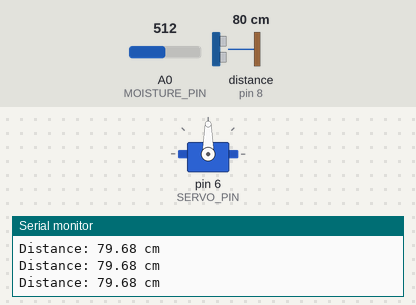
A sketch run on a simulated Arduino Uno, built with avr-gcc and run on an emulated ATmega328P. Shown: servo, the last lines printed to the serial monitor. Wiring (inferred from the names in the program): ultrasonic range finder: trigger pin 7; echo pin 8. Inputs (shaded band) come from the test bench; at power-on: distance to the obstacle (sensor on pin 8) 80 cm, A0 (MOISTURE_PIN) = 512. The echo pulse lasts 58.3 µs per cm.

Above: at 1.7 s.
1.8 s: distance to the obstacle (sensor on pin 8) set to 23 cm
4.7 s: distance to the obstacle (sensor on pin 8) set to 18 cm
At 7.1 s:
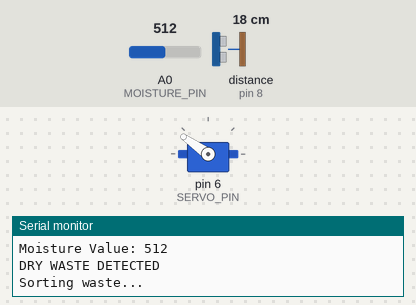
Timing chart, 0 to 9.8 s (numbered marks = the images above; inputs shaded):
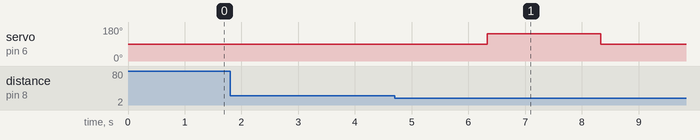

Measured:
- the behaviour switches between 21 and 20 cm on distance to the obstacle (sensor on pin 8) (found by bisection; images 0 and 1)
- after the input at 4.7 s, servo on pin 6 (SERVO_PIN): 90° → 145° after 1.6 s, → 90° 2.0 s later

The sketch:

Smart-Wet-Dry-Dustbin.ino
```cpp
#include <Servo.h>

// ===================================
// SMART WET AND DRY DUSTBIN
// Arduino Uno + HC-SR04 + FC-28 + SG90
// ===================================

// PIN CONFIGURATION
#define TRIG_PIN 7
#define ECHO_PIN 8
#define MOISTURE_PIN A0
#define SERVO_PIN 6

// OBJECT DETECTION
const int DETECTION_DISTANCE = 20;
const int RESET_DISTANCE = 30;

// FC-28 CALIBRATION
// Change after checking your sensor readings.
int MOISTURE_THRESHOLD = 500;

// FC-28 usually gives lower readings when wet.
// Change to false if your readings behave oppositely.
const bool WET_READING_IS_LOWER = true;

// SERVO POSITIONS
const int CENTER_ANGLE = 90;
const int WET_ANGLE = 35;
const int DRY_ANGLE = 145;

// TIMING
const unsigned long SENSOR_WAIT = 1000;
const unsigned long SORTING_TIME = 2000;
const unsigned long COOLDOWN_TIME = 1000;

Servo sortingServo;

bool processingWaste = false;

// ===================================
// ULTRASONIC DISTANCE
// ===================================

float getDistance() {

  digitalWrite(TRIG_PIN, LOW);
  delayMicroseconds(2);

  digitalWrite(TRIG_PIN, HIGH);
  delayMicroseconds(10);

  digitalWrite(TRIG_PIN, LOW);

  unsigned long duration =
    pulseIn(ECHO_PIN, HIGH, 30000UL);

  if (duration == 0) {
    return 999;
  }

  return duration * 0.0343 / 2;
}

// ===================================
// FC-28 MOISTURE READING
// ===================================

int getMoistureValue() {

  long total = 0;

  for (int i = 0; i < 10; i++) {

    total += analogRead(MOISTURE_PIN);

    delay(50);
  }

  return total / 10;
}

// ===================================
// WASTE SORTING
// ===================================

void sortWaste() {

  Serial.println();
  Serial.println("Waste detected!");

  Serial.println("Checking moisture...");

  delay(SENSOR_WAIT);

  int moistureValue = getMoistureValue();

  Serial.print("Moisture Value: ");
  Serial.println(moistureValue);

  bool isWet;

  if (WET_READING_IS_LOWER) {
    isWet = moistureValue < MOISTURE_THRESHOLD;
  }
  else {
    isWet = moistureValue > MOISTURE_THRESHOLD;
  }

  if (isWet) {

    Serial.println("WET WASTE DETECTED");

    sortingServo.write(WET_ANGLE);

  }
  else {

    Serial.println("DRY WASTE DETECTED");

    sortingServo.write(DRY_ANGLE);

  }

  Serial.println("Sorting waste...");

  delay(SORTING_TIME);

  sortingServo.write(CENTER_ANGLE);

  Serial.println("Sorting completed!");

  delay(COOLDOWN_TIME);
}

// ===================================
// SETUP
// ===================================

void setup() {

  Serial.begin(9600);

  pinMode(TRIG_PIN, OUTPUT);
  pinMode(ECHO_PIN, INPUT);

  pinMode(MOISTURE_PIN, INPUT);

  sortingServo.attach(SERVO_PIN);

  sortingServo.write(CENTER_ANGLE);

  delay(500);

  Serial.println("==============================");
  Serial.println("SMART WET AND DRY DUSTBIN");
  Serial.println("==============================");

  Serial.println("System Ready!");
}

// ===================================
// MAIN LOOP
// ===================================

void loop() {

  float distance = getDistance();

  Serial.print("Distance: ");
  Serial.print(distance);
  Serial.println(" cm");

  if (distance <= DETECTION_DISTANCE &&
      distance > 0 &&
      !processingWaste) {

    processingWaste = true;

    sortWaste();

    Serial.println("Remove the waste...");

    // Wait until object moves away
    while (getDistance() <= RESET_DISTANCE) {
      delay(200);
    }

    processingWaste = false;

    Serial.println("Ready for next waste!");
  }

  delay(200);
}
```
